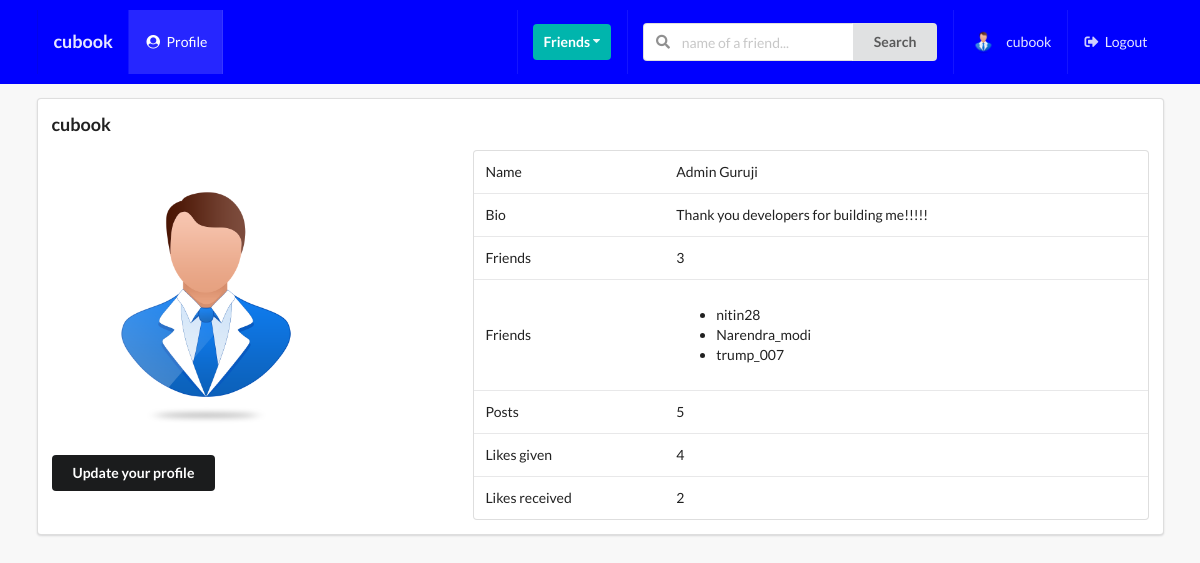
/profiles/myprofile/ (signed in), run on the app's committed database.
### profiles/models.py (models this page shows, shortened)
class Profile(models.Model):
    first_name = models.CharField(max_length=200, blank=True)
    last_name = models.CharField(max_length=200, blank=True)
    user = models.OneToOneField(User, on_delete=models.CASCADE)
    bio = models.TextField(default="User has no bio ", max_length=300)
    email = models.EmailField(max_length=200, blank=True)
    country = models.CharField(max_length=200, blank=True)
    avatar = models.ImageField(default='avatar.png', upload_to='avatars/')
    friends = models.ManyToManyField(User, blank=True, related_name='friends')
    slug = models.SlugField(unique=True, blank=True)
    updated = models.DateTimeField(auto_now=True)
    created = models.DateTimeField(auto_now_add=True)
    objects = ProfileManager()
    def get_friends(self):
        return self.friends.all()
    def get_friends_no(self):
        return self.friends.all().count()
    def get_posts_no(self):
        return self.posts.all().count()
    def get_likes_given_no(self):
        likes = self.like_set.all()
        total_liked = 0
        for item in likes:
            if item.value=='Like':
                total_liked += 1
        return total_liked
    def get_likes_recieved_no(self):
        posts = self.posts.all()
        total_liked = 0
        for item in posts:
            total_liked += item.liked.all().count()
        return total_liked
    __initial_first_name = None
    __initial_last_name = None
    def __init__(self, *args, **kwargs):
        super().__init__(*args, **kwargs)
        self.__initial_first_name = self.first_name
        self.__initial_last_name = self.last_name

### posts/models.py (models this page shows, shortened)
class Like(models.Model):
    user = models.ForeignKey(Profile, on_delete=models.CASCADE)
    post = models.ForeignKey(Post, on_delete=models.CASCADE)
    value = models.CharField(choices=LIKE_CHOICES, max_length=8)
    updated = models.DateTimeField(auto_now=True)
    created = models.DateTimeField(auto_now_add=True)

class Post(models.Model):
    content = models.TextField()
    image = models.ImageField(upload_to='posts',validators=[FileExtensionValidator(['png','jpg','jpeg','gif'])], blank=True)
    liked = models.ManyToManyField(Profile,blank = True,related_name = 'likes')
    updated = models.DateTimeField(auto_now = True)
    created = models.DateTimeField(auto_now_add = True)
    author = models.ForeignKey(Profile, on_delete = models.CASCADE,related_name='posts')
    class Meta:
        ordering = ('-created',)

### profiles/views.py (the view)
# urls.py: path('myprofile/',my_profile_view,name='my-profile-view'),
@login_required
def my_profile_view(request):
    profile = Profile.objects.get(user=request.user)
    form = ProfileModelForm(request.POST or None, request.FILES or None, instance=profile)
    confirm = False
    if request.method == 'POST':
        if form.is_valid():
            form.save()
            confirm = True
    context = {
        'profile': profile,
        'form': form,
        'confirm': confirm,
    }
    return render(request, 'profiles/myprofile.html', context)

### profiles/forms.py
class ProfileModelForm(forms.ModelForm):
    class Meta:
        model=Profile
        fields = ('first_name','last_name','bio','avatar')

### profiles/context_processors.py (called while the page is built)
def profile_pic(request):
    if request.user.is_authenticated:
        profile_obj = Profile.objects.get(user=request.user)
        pic = profile_obj.avatar
        return {'picture': pic}
    return{}

def invitations_received_no(request):
    if request.user.is_authenticated:
        profile_obj = Profile.objects.get(user=request.user)
        qs_count = Relationship.objects.invitations_received(profile_obj).count()
        return {'invites_num': qs_count}
    return{}

### profiles/models.py (called while the page is built)
    def invitations_received(self, receiver):
        qs = Relationship.objects.filter(receiver=receiver, status='send')
        return qs

### profiles/templates/profiles/myprofile.html (shortened to what this page needs)
{% extends 'base.html' %}
{% block content %}
<div class="ui segment">
    <h3>{{request.user}}</h3>
    <div class="ui grid">
        <div class='row'>
            <div class='six wide column'>
                <img class="ui medium rounded image" src={{profile.avatar.url}}>
                <div class="row mt-5">
                    <button class='ui secondary button' id='modal-btn'>Update your profile</button>
                </div>
            </div>
            <div class="ten wide column">
                <table class="ui table">
                    <tbody>
                        <tr>
                            <td>Name</td>
                            <td>{{profile.first_name}}  {{profile.last_name}}</td>
                        </tr>
                        <tr>
                            <td>Bio</td>
                            <td>{{profile.bio}}</td>
                        </tr>
                        <tr>
                            <td>Friends</td>
                            <td>{{profile.get_friends_no}}</td>
                        </tr>
                        <tr>
                            <td>Friends</td>
                            <td>
                                <ul>
                                    {% for friend in profile.get_friends %}
                                        <li>{{friend}}</li>
                                    {% endfor %}
                                </ul>
                            </td>
                        </tr>
                        <tr>
                            <td>Posts</td>
                            <td>{{profile.get_posts_no}}</td>
                        </tr>
                        <tr>
                            <td>Likes given</td>
                            <td>{{profile.get_likes_given_no}}</td>
                        </tr>
                        <tr>
                            <td>Likes received</td>
                            <td>{{profile.get_likes_recieved_no}}</td>
                        </tr>
                    </tbody>
                </table>
            </div>
        </div>
    </div>
</div>
{% endblock content %}

### templates/main/navbar.html (shortened to what this page needs)
{% url 'posts:main-post-view' as path_to_posts %}
{% url 'profiles:my-profile-view' as path_to_profile %}
<div class="ui inverted menu nav mb-7">
    <div class="ui container">
      <a href="{{path_to_posts}}" class="{% if request.path == path_to_posts %}  {% endif %}item">
          <h3>cubook</h3>
      </a>
      {% if request.user.is_authenticated %}
      <a href="{{path_to_profile}}" class="{% if request.path == path_to_profile %} active {% endif %}item">
         <i class="user circle icon"></i> Profile
      </a>
      {% endif %}
      <div class="right menu">
          {% if request.user.is_authenticated %}
          <div class="item">
              <div class="ui floating dropdown icon button teal"> Friends
                  <i class="dropdown icon"></i>
               </div>
          </div>
               <div class="item">
                <form action="" method="GET">
                  <div class="ui action left icon input">
                  <input class="prompt" type="text" name='q' placeholder="name of a friend...">
                  <button type='submit' class="ui button">Search</button>
                  </div>
              </form>
              </div>
              <a href="{{path_to_profile}}" class="item">
                   <img src={{picture.url}} class="ui avatar image">&nbsp;
                   {{ request.user }}
              </a>
              <a href="{% url 'account_logout' %}" class="ui item">
                 <i class="sign out alternate icon"></i> Logout
              </a>
          {% else %}
          <a href="{% url 'account_login' %}" class="ui item">
                 <i class="sign in alternate icon"></i> Login
              </a>
          {% endif %}
      </div>
    </div>
  </div>

### static_project/style.css (style rules this page uses)
body { background: #f8f8f8 !important; }
.nav { border-radius: 0px !important; padding: 10px 0 10px 0 !important; background-color: #0000ff !important; }
.mb-7 { margin-bottom: 7px !important; }
.mt-5 { margin-top: 5px !important; }

### data on the page
Profile: avatar (placeholder picture), first_name "Admin", last_name "Guruji", bio "Thank you developers for building me!!!!!", get_friends_no "3", get_posts_no "5", get_likes_given_no "4", get_likes_recieved_no "2"

### other printed values
{{ request.user }} "cubook"
{{ friend }} "nitin28"
{{ friend }} "Narendra_modi"
{{ friend }} "trump_007"
